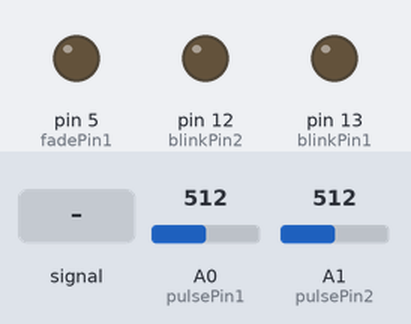
Simulated run of this sketch. Board: Arduino Uno, built with avr-gcc and run on an emulated ATmega328P. Shown: output pins drawn as LEDs (lit = HIGH). The inputs (shaded band) are chosen by the test bench; at power-on: A1 (pulsePin2) = 512, A0 (pulsePin1) = 512. What the sketch prints to the serial monitor is not drawn.

Above: at 1.2 s.
1.3 s: A0 (pulsePin1) fed a 200 Hz sine of ±81 counts around its level
4.3 s: A1 (pulsePin2) fed a 2 Hz sine of ±306 counts around its level
7.3 s: A1 (pulsePin2) set to 716
9.9 s: A1 (pulsePin2) set to 521
12.9 s: A1 (pulsePin2) set to 494
At 13.2 s:
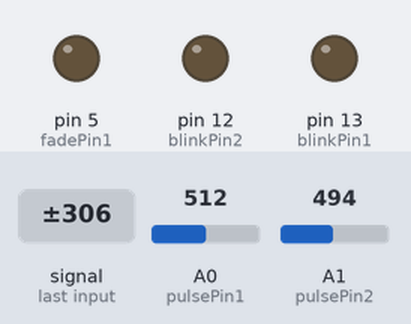
15.7 s: A1 (pulsePin2) set to 522
At 17.0 s:
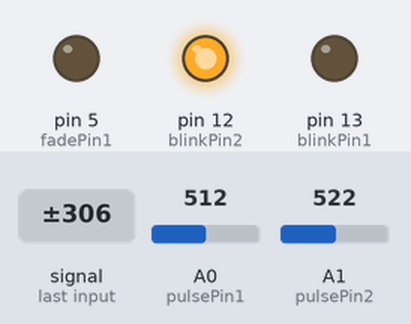
Timing chart, 0 to 18.7 s (numbered marks = the images above; inputs shaded):
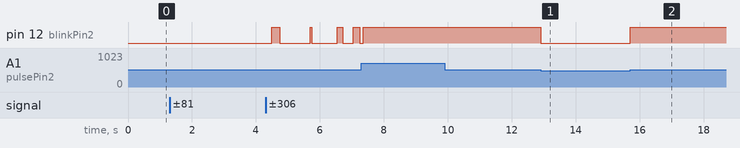

Measured:
- after the input at 12.9 s, pin 12 (blinkPin2): HIGH → LOW at once
- after the input at 15.7 s, pin 12 (blinkPin2): LOW → HIGH at once

The sketch:

PulseSensorAmped_Arduino_1dot1.ino
```cpp
#include <FlexiTimer2.h>


/*
Pulse Sensor sample aquisition and processing happens in the background via Timer 2 interrupt. 2mS sample rate.
PWM on pins 3 and 11 will not work when using this code, because we are using Timer 2!
The following variables are automatically updated:
Signal: （int型）センサからのアナログデータ、2ミリ秒ごとに取得
IBI: （int型）心拍の時間間隔を保持、2ミリ秒解像度
BPM: （int型）心拍数、直近10のIBI値の平均
QS: （boolean型）心拍が見つかりBPMが更新されるときにtrue、ユーザがリセットする必要がある
Pulse: （boolean型）心拍検出時にtrue、pin13消灯時にfalse
*/


/******

実際手つなぎシューティングで使う心拍情報は、
1人目の心拍数 BPM1 と2人目の心拍数 BPM2
だけになると思います。
なので、LEDを点灯させる設定とか
変数IBIとかは省いても問題ないです。

******/

// ユーザ1の変数設定
int pulsePin1 = 0;                 // 心拍センサの紫ケーブルをA0に接続
int blinkPin1 = 13;                // パルスごとに13ピンのLEDを点灯
int fadePin1 = 5;                  // pin to do fancy classy fading blink at each beat
int fadeRate1 = 0;                 // used to fade LED on with PWM on fadePin
// ユーザ2の変数設定
int pulsePin2 = 1;                 // 心拍センサの紫ケーブルをA1に接続
int blinkPin2 = 12;                // パルスごとに13ピンのLEDを点灯
int fadePin2 = 5;                  // pin to do fancy classy fading blink at each beat
int fadeRate2 = 0;                 // used to fade LED on with PWM on fadePin

// these variables are volatile because they are used during the interrupt service routine!
// ユーザ1の変数設定
volatile int BPM1;                   // 心拍数
volatile int Signal1;                // センサデータ
volatile int IBI1 = 600;             // 心拍の間隔
volatile boolean Pulse1 = false;     // パルス波が高いときtrue、低いときfalse
volatile boolean QS1 = false;        // 心拍検出時にtrue
// ユーザ2の変数設定
volatile int BPM2;                   // 心拍数
volatile int Signal2;                // センサデータ
volatile int IBI2 = 600;             // 心拍の間隔
volatile boolean Pulse2 = false;     // パルス波が高いときtrue、低いときfalse
volatile boolean QS2 = false;        // 心拍検出時にtrue

void setup(){
//  pinMode(A0, INPUT);
  pinMode(blinkPin1, OUTPUT);        // LED点灯用13ピン
  pinMode(fadePin1, OUTPUT);          // pin that will fade to your heartbeat!
  pinMode(blinkPin2, OUTPUT);        // LED点灯用12ピン
  pinMode(fadePin2, OUTPUT);          // pin that will fade to your heartbeat!
  Serial.begin(115200);             // シリアル通信開始
  interruptSetup();                 // 2ミリ秒間隔でパルスを読み取るセットアップ
   // UN-COMMENT THE NEXT LINE IF YOU ARE POWERING The Pulse Sensor AT LOW VOLTAGE,
   // AND APPLY THAT VOLTAGE TO THE A-REF PIN
   //analogReference(EXTERNAL);
}

void loop(){
  // ProcessingにセンサデータSignalをラベルSで送る
  //sendDataToProcessing('S', Signal);
  // もし心拍を検出していれば
  if (QS1 == true){
    // Set 'fadeRate' Variable to 255 to fade LED with pulse
    fadeRate1 = 255;
    // Processingに心拍データBPMをラベルBで送る
    //sendDataToProcessing('B',BPM);

    // Processingに心拍間隔IBIをラベルQで送る
    //sendDataToProcessing('Q',IBI);

    Serial.print("一人目：");
    Serial.println(BPM1);

    // QSをリセットしておく
    QS1 = false;
   }
   if (QS2 == true){
    // Set 'fadeRate' Variable to 255 to fade LED with pulse
    fadeRate2 = 255;
    // Processingに心拍データBPMをラベルBで送る
    //sendDataToProcessing('B',BPM);

    // Processingに心拍間隔IBIをラベルQで送る
    //sendDataToProcessing('Q',IBI);

    Serial.print("二人目：");
    Serial.println(BPM2);

    // QSをリセットしておく
    QS2 = false;
   }

//  ledFadeToBeat();

  delay(20);
}

// フェードピンの設定
void ledFadeToBeat(){
    fadeRate1 -= 15;                         //  set LED fade value
    fadeRate2 -= 15;                         //  set LED fade value
    fadeRate1 = constrain(fadeRate1,0,255);   //  keep LED fade value from going into negative numbers!
    fadeRate2 = constrain(fadeRate2,0,255);   //  keep LED fade value from going into negative numbers!
    analogWrite(fadePin1,fadeRate1);          //  fade LED
    analogWrite(fadePin2,fadeRate2);          //  fade LED
}

//Processingにシリアルデータを送る
void sendDataToProcessing(char symbol, int data ){
    Serial.print(symbol);                // symbol prefix tells Processing what type of data is coming
    Serial.println(data);                // the data to send culminating in a carriage return
}
```

Interrupt.ino
```cpp
volatile int rate1[10];                    // used to hold last ten IBI values
volatile unsigned long sampleCounter1 = 0;          // used to determine pulse timing
volatile unsigned long lastBeatTime1 = 0;           // used to find the inter beat interval
volatile int P1 = 512;                      // used to find peak in pulse wave
volatile int T1 = 512;                     // used to find trough in pulse wave
volatile int thresh1 = 512;                // used to find instant moment of heart beat
volatile int amp1 = 100;                   // used to hold amplitude of pulse waveform
volatile boolean firstBeat1 = true;        // used to seed rate array so we startup with reasonable BPM
volatile boolean secondBeat1 = true;       // used to seed rate array so we startup with reasonable BPM

volatile int rate2[10];                    // used to hold last ten IBI values
volatile unsigned long sampleCounter2 = 0;          // used to determine pulse timing
volatile unsigned long lastBeatTime2 = 0;           // used to find the inter beat interval
volatile int P2 = 512;                      // used to find peak in pulse wave
volatile int T2 = 512;                     // used to find trough in pulse wave
volatile int thresh2 = 512;                // used to find instant moment of heart beat
volatile int amp2 = 100;                   // used to hold amplitude of pulse waveform
volatile boolean firstBeat2 = true;        // used to seed rate array so we startup with reasonable BPM
volatile boolean secondBeat2 = true;       // used to seed rate array so we startup with reasonable BPM


void interruptSetup(){
  // Initializes Timer2 to throw an interrupt every 2mS.
  // よくわからん初期設定
  TCCR2A = 0x02;     // DISABLE PWM ON DIGITAL PINS 3 AND 11, AND GO INTO CTC MODE
  TCCR2B = 0x06;     // DON'T FORCE COMPARE, 256 PRESCALER
  OCR2A = 0X7C;      // SET THE TOP OF THE COUNT TO 124 FOR 500Hz SAMPLE RATE
  TIMSK2 = 0x02;     // ENABLE INTERRUPT ON MATCH BETWEEN TIMER2 AND OCR2A
  sei();             // MAKE SURE GLOBAL INTERRUPTS ARE ENABLED
}


// THIS IS THE TIMER 2 INTERRUPT SERVICE ROUTINE.
// Timer 2 makes sure that we take a reading every 2 miliseconds
ISR(TIMER2_COMPA_vect){                         // triggered when Timer2 counts to 124
    cli();                                      // disable interrupts while we do this
    // 心拍センサーの値を読み取る
    Signal1 = analogRead(pulsePin1);              // read the Pulse Sensor
    sampleCounter1 += 2;                         // keep track of the time in mS with this variable
    int N1 = sampleCounter1 - lastBeatTime1;       // monitor the time since the last beat to avoid noise

    // 心拍センサーの値を読み取る
    Signal2 = analogRead(pulsePin2);              // read the Pulse Sensor
    sampleCounter2 += 2;                         // keep track of the time in mS with this variable
    int N2 = sampleCounter2 - lastBeatTime2;       // monitor the time since the last beat to avoid noise

//  find the peak and trough of the pulse wave
// ピークを見つける
    if(Signal1 < thresh1 && N1 > (IBI1/5)*3){       // avoid dichrotic noise by waiting 3/5 of last IBI
        if (Signal1 < T1){                        // T is the trough
            T1 = Signal1;                         // keep track of lowest point in pulse wave
         }
       }

    if(Signal1 > thresh1 && Signal1 > P1){          // thresh condition helps avoid noise
        P1 = Signal1;                             // P is the peak
       }                                        // keep track of highest point in pulse wave

    if(Signal2 < thresh2 && N2 > (IBI2/5)*3){       // avoid dichrotic noise by waiting 3/5 of last IBI
        if (Signal2 < T2){                        // T is the trough
            T2 = Signal2;                         // keep track of lowest point in pulse wave
         }
       }

    if(Signal2 > thresh2 && Signal2 > P2){          // thresh condition helps avoid noise
        P2 = Signal2;                             // P is the peak
       }


  //  NOW IT'S TIME TO LOOK FOR THE HEART BEAT
  // signal surges up in value every time there is a pulse
if (N1 > 250){                                   // avoid high frequency noise
  if ( (Signal1 > thresh1) && (Pulse1 == false) && (N1 > (IBI1/5)*3) ){
    Pulse1 = true;                               // set the Pulse flag when we think there is a pulse
    digitalWrite(blinkPin1, HIGH);                // turn on pin 13 LED
    IBI1 = sampleCounter1 - lastBeatTime1;         // measure time between beats in mS
    lastBeatTime1 = sampleCounter1;               // keep track of time for next pulse

         if(firstBeat1){                         // if it's the first time we found a beat, if firstBeat == TRUE
             firstBeat1 = false;                 // clear firstBeat flag
             return;                            // IBI value is unreliable so discard it
            }
         if(secondBeat1){                        // if this is the second beat, if secondBeat == TRUE
            secondBeat1 = false;                 // clear secondBeat flag
               for(int i=0; i<=9; i++){         // seed the running total to get a realisitic BPM at startup
                    rate1[i] = IBI1;
                    }
            }

    // keep a running total of the last 10 IBI values
    word runningTotal1 = 0;                   // clear the runningTotal variable

    for(int i=0; i<=8; i++){                // shift data in the rate array
          rate1[i] = rate1[i+1];              // and drop the oldest IBI value
          runningTotal1 += rate1[i];          // add up the 9 oldest IBI values
        }

    rate1[9] = IBI1;                          // add the latest IBI to the rate array
    runningTotal1 += rate1[9];                // add the latest IBI to runningTotal
    runningTotal1 /= 10;                     // average the last 10 IBI values
    BPM1 = 60000/runningTotal1;               // how many beats can fit into a minute? that's BPM!
    QS1 = true;                              // set Quantified Self flag
    // QS FLAG IS NOT CLEARED INSIDE THIS ISR
    }
}

  //  NOW IT'S TIME TO LOOK FOR THE HEART BEAT
  // signal surges up in value every time there is a pulse
if (N2 > 250){                                   // avoid high frequency noise
  if ( (Signal2 > thresh2) && (Pulse2 == false) && (N2 > (IBI2/5)*3) ){
    Pulse2 = true;                               // set the Pulse flag when we think there is a pulse
    digitalWrite(blinkPin2, HIGH);                // turn on pin 13 LED
    IBI2 = sampleCounter2 - lastBeatTime2;         // measure time between beats in mS
    lastBeatTime2 = sampleCounter2;               // keep track of time for next pulse

         if(firstBeat2){                         // if it's the first time we found a beat, if firstBeat == TRUE
             firstBeat2 = false;                 // clear firstBeat flag
             return;                            // IBI value is unreliable so discard it
            }
         if(secondBeat2){                        // if this is the second beat, if secondBeat == TRUE
            secondBeat2 = false;                 // clear secondBeat flag
               for(int i=0; i<=9; i++){         // seed the running total to get a realisitic BPM at startup
                    rate2[i] = IBI2;
                    }
            }

    // keep a running total of the last 10 IBI values
    word runningTotal2 = 0;                   // clear the runningTotal variable

    for(int i=0; i<=8; i++){                // shift data in the rate array
          rate2[i] = rate2[i+1];              // and drop the oldest IBI value
          runningTotal2 += rate2[i];          // add up the 9 oldest IBI values
        }

    rate2[9] = IBI2;                          // add the latest IBI to the rate array
    runningTotal2 += rate2[9];                // add the latest IBI to runningTotal
    runningTotal2 /= 10;                     // average the last 10 IBI values
    BPM2 = 60000/runningTotal2;               // how many beats can fit into a minute? that's BPM!
    QS2 = true;                              // set Quantified Self flag
    // QS FLAG IS NOT CLEARED INSIDE THIS ISR
    }
}


  if (Signal1 < thresh1 && Pulse1 == true){     // when the values are going down, the beat is over
      digitalWrite(blinkPin1, LOW);            // turn off pin 13 LED
      Pulse1 = false;                         // reset the Pulse flag so we can do it again
      amp1 = P1 - T1;                           // get amplitude of the pulse wave
      thresh1 = amp1/2 + T1;                    // set thresh at 50% of the amplitude
      P1 = thresh1;                            // reset these for next time
      T1 = thresh1;
     }

  if (N1 > 2500){                             // if 2.5 seconds go by without a beat
      thresh1 = 512;                          // set thresh default
      P1 = 512;                               // set P default
      T1 = 512;                               // set T default
      lastBeatTime1 = sampleCounter1;          // bring the lastBeatTime up to date
      firstBeat1 = true;                      // set these to avoid noise
      secondBeat1 = true;                     // when we get the heartbeat back
     }

       if (Signal2 < thresh2 && Pulse2 == true){     // when the values are going down, the beat is over
      digitalWrite(blinkPin2, LOW);            // turn off pin 13 LED
      Pulse2 = false;                         // reset the Pulse flag so we can do it again
      amp2 = P2 - T2;                           // get amplitude of the pulse wave
      thresh2 = amp2/2 + T2;                    // set thresh at 50% of the amplitude
      P2 = thresh2;                            // reset these for next time
      T2 = thresh2;
     }

  if (N2 > 2500){                             // if 2.5 seconds go by without a beat
      thresh2 = 512;                          // set thresh default
      P2 = 512;                               // set P default
      T2 = 512;                               // set T default
      lastBeatTime2 = sampleCounter2;          // bring the lastBeatTime up to date
      firstBeat2 = true;                      // set these to avoid noise
      secondBeat2 = true;                     // when we get the heartbeat back
     }

  sei();                                     // enable interrupts when youre done!
}// end isr
```
